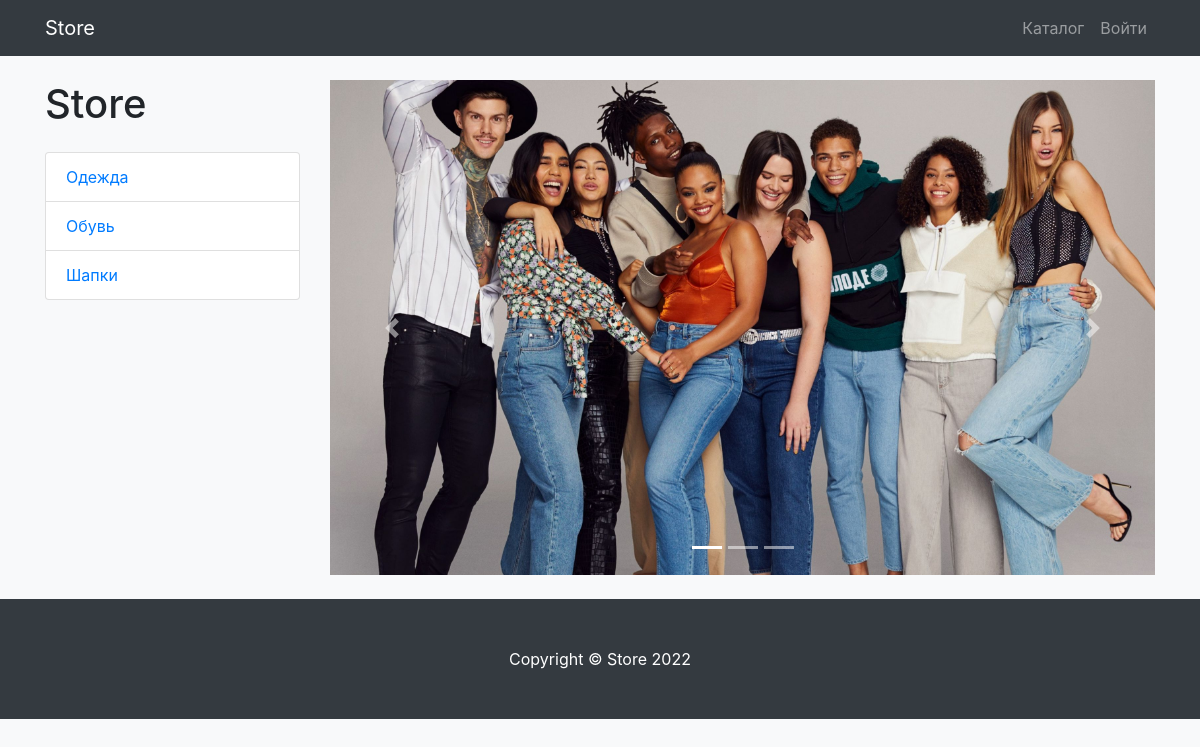
/products/category/4/, run on an earlier commit of the app's database.
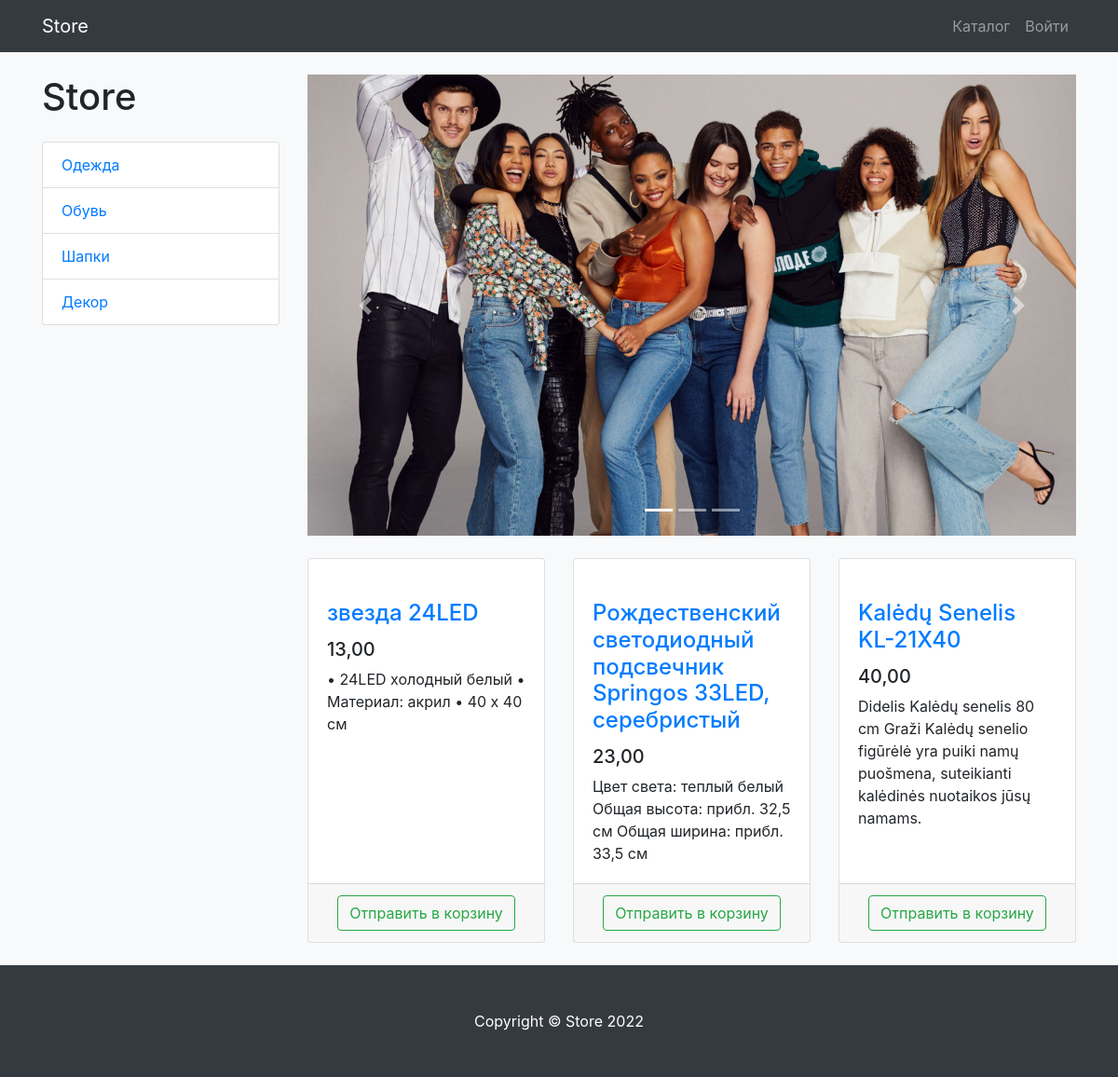
And on a later commit of the database.
### products/models.py (models this page shows, shortened)
class ProductCategory(models.Model):
    name = models.CharField(max_length=128, unique=True)
    description = models.TextField(null=True, blank=True)
    class Meta:
        verbose_name = 'категория'
        verbose_name_plural = 'категории'

class Product(models.Model):
    name = models.CharField(max_length=128)
    description = models.TextField(null=True, blank=True)
    price = models.DecimalField(max_digits=6, decimal_places=2)
    quantity = models.PositiveIntegerField(default=0)
    image = models.ImageField(upload_to='products_images')
    stripe_product_price_id = models.CharField(max_length=128, null=True, blank=True)
    category = models.ForeignKey(to=ProductCategory, on_delete=models.CASCADE)
    class Meta:
        verbose_name = 'продукт'
        verbose_name_plural = 'продукты'

### products/views.py (the view)
# urls.py: path('', ProductsListView.as_view(), name='index'),
class ProductsListView(TitleMixin, ListView):
    model = Product
    template_name = 'products/products.html'
    paginate_by = 3
    title = 'Store - каталог'
    def get_queryset(self):
        queryset = super(ProductsListView, self).get_queryset()
        category_id = self.kwargs.get('category_id')
        return queryset.filter(category_id=category_id) if category_id else queryset
    def get_context_data(self, *, object_list=None, **kwargs):
        context = super(ProductsListView, self).get_context_data()
        context['categories'] = ProductCategory.objects.all()
        return context

### common/views.py (called while the page is built)
    def get_context_data(self, **kwargs):
        context = super(TitleMixin, self).get_context_data(**kwargs)
        context['title'] = self.title
        return context

### products/context_processors.py (called while the page is built)
def baskets(requst):
    user = requst.user
    return {'baskets': Basket.objects.filter(user=user) if user.is_authenticated else []}

### products/templates/products/products.html (shortened to what this page needs)
{% extends 'products/base.html' %}
{% load static cache humanize %}
{% block css %}
    <link href="{% static 'vendor/css/products.css' %}" rel="stylesheet">
{% endblock %}
{% block content %}
<div class="container">
    <div class="row">
        <div class="col-lg-3">
            <h1 class="my-4">Store</h1>
            <div class="list-group">
                {% for category in categories %}
                    <a href="{% url 'products:category' category.id %}" class="list-group-item">
                        {{ category.name }}
                    </a>
                {% endfor %}
            </div>
        </div>
        <div class="col-lg-9">
            <div id="carouselExampleIndicators" class="carousel slide my-4" data-ride="carousel">
                <ol class="carousel-indicators">
                    <li data-target="#carouselExampleIndicators" data-slide-to="0" class="active"></li>
                    <li data-target="#carouselExampleIndicators" data-slide-to="1"></li>
                    <li data-target="#carouselExampleIndicators" data-slide-to="2"></li>
                </ol>
                <div class="carousel-inner" role="listbox">
                    <div class="carousel-item active">
                        <img class="d-block img-fluid" src="{% static 'vendor/img/slides/slide-1.jpg' %}" alt="First slide">
                    </div>
                </div>
                <a class="carousel-control-prev" href="#carouselExampleIndicators" role="button" data-slide="prev">
                    <span class="carousel-control-prev-icon" aria-hidden="true"></span>
                </a>
                <a class="carousel-control-next" href="#carouselExampleIndicators" role="button" data-slide="next">
                    <span class="carousel-control-next-icon" aria-hidden="true"></span>
                </a>
            </div>
            <div class="row">
            {% cache 30 object_list %}
                {% for product in object_list %}
                    <div class="col-lg-4 col-md-6 mb-4">
                    <div class="card h-100">
                        <a href="#">
                        </a>
                        <div class="card-body">
                            <h4 class="card-title">
                                <a href="#">{{ product.name }}</a>
                            </h4>
                            <h5>{{ product.price|intcomma }}</h5>
                            <p class="card-text">{{ product.description }}</p>
                        </div>
                        <div class="card-footer text-center">
                            <a class="btn btn-outline-success" href="{% url 'products:basket_add' product.id %}">Отправить в корзину</a>
                        </div>
                    </div>
                </div>
                {% endfor %}
            {% endcache %}
            </div>
        </div>
    </div>
</div>
{% endblock %}
{% block footer %}
<footer class="py-5 bg-dark">
    <div class="container">
        <p class="m-0 text-center text-white">Copyright &copy; Store 2022</p>
    </div>
</footer>
{% endblock %}

### products/templates/products/base.html (shortened to what this page needs)
{% load static %}
<!DOCTYPE html>
<html lang="en">
<head>
    <link href="{% static 'vendor/bootstrap/css/bootstrap.min.css' %}" rel="stylesheet">
    {% block css %} {% endblock %}
</head>
<body class="bg-light">
<nav class="navbar navbar-expand-lg navbar-dark bg-dark fixed-top">
    <div class="container">
        <a class="navbar-brand" href="{% url 'index' %}">Store</a>
        <div class="collapse navbar-collapse" id="navbarResponsive">
            <ul class="navbar-nav ml-auto">
                <li class="nav-item">
                    <a class="nav-link" href="{% url 'products:index' %}">Каталог  </a>
                </li>
                {% if user.is_authenticated %}
                    <li class="nav-item dropdown">
                    <a class="nav-link dropdown-toggle" href="#" id="navbarDropdown" role="button"
                       data-bs-toggle="dropdown" aria-expanded="false">
                        <i class="fas fa-user-circle"></i>
                    </a>
                    <ul class="dropdown-menu" aria-labelledby="navbarDropdown">
                        <li>
                            <a class="dropdown-item" href="{% url 'users:profile' user.id %}">Профиль</a>
                        </li>
                        <li><a class="dropdown-item" href="{% url 'orders:orders_list' %}">Заказы</a></li>
                        {% if user.is_superuser or user.is_staff %}
                            <li><a class="dropdown-item" href="{% url 'admin:index' %}">Админ-панель</a></li>
                        {% endif %}
                        <li>
                            <hr class="dropdown-divider">
                        </li>
                        <li>
                            <a class="dropdown-item" href="{% url 'users:logout' %}">
                                Выйти
                            </a>
                        </li>
                    </ul>
                </li>
                {% else %}
                    <li class="nav-item">
                        <a class="nav-link" href="{% url 'users:login' %}">Войти </a>
                    </li>
                {% endif %}
            </ul>
        </div>
    </div>
</nav>
{% block content %}{% endblock %}
{% block footer %}{% endblock %}
</body>
</html>

What changed in the data, as far as the page shows it:
added ProductCategory: name "Декор"
added Product: name "звезда 24LED", price "13,00", description "• 24LED холодный белый • Материал: акрил • 40 х 40 см"
added Product: name "Рождественский светодиодный подсвечник Springos 33LED, серебристый", price "23,00", description "Цвет света: теплый белый Общая высота: прибл. 32,5 см Общая ширина: прибл. 33,5 см"
added Product: name "Kalėdų Senelis KL-21X40", price "40,00", description "Didelis Kalėdų senelis 80 cm Graži Kalėdų senelio figūrėlė yra puiki namų puošmena, suteikianti kalėdinės nuotaikos jūsų namams."
